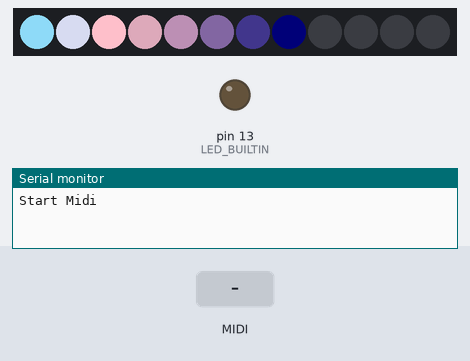
This sketch was run on a simulated Arduino Uno, built with avr-gcc and run on an emulated ATmega328P. Shown: 12 RGB LEDs in strip order, left to right, output pins drawn as LEDs (lit = HIGH), the last lines printed to the serial monitor. Inputs (shaded band) come from the test bench. MIDI output is not drawn.

Above: at 1.2 s.
1.3 s: MIDI note 36 received
At 1.45 s:
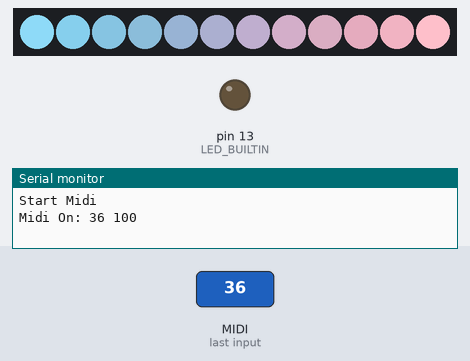
At 1.9 s:
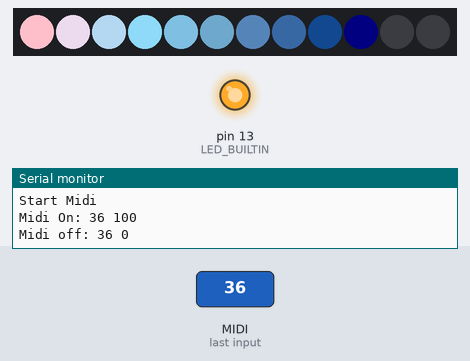
3.8 s: MIDI note 48 received
At 3.9 s:
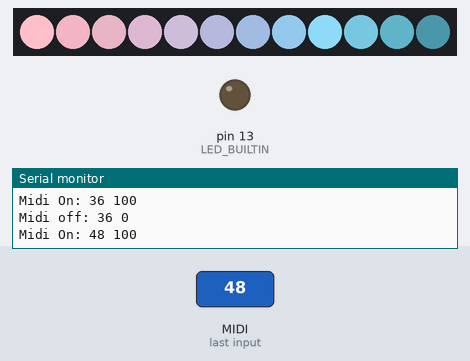
Timing chart, 0 to 6.8 s (numbered marks = the images above; inputs shaded):
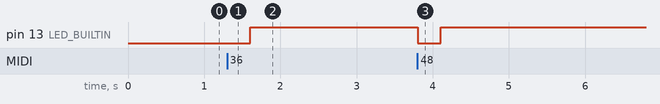

Measured:
- after the input at 1.3 s, pin 13 (LED_BUILTIN): LOW → HIGH after 0.30 s
- after the input at 3.8 s, pin 13 (LED_BUILTIN): HIGH → LOW at once, → HIGH 0.30 s later

The sketch:

arduino-midi.ino
```cpp
#include <FastLED.h>
#include <EEPROM.h>
#include <MIDI.h>

//Create an instance of the library with default name, serial port and settings
MIDI_CREATE_DEFAULT_INSTANCE();
int currentCC = 25;
int currentCCAddress = 0;
bool doBreak = false;

// LED Setup
#define NUM_LEDS 12
#define DATA_PIN 6
CRGB leds[NUM_LEDS];
#define FASTLED_ALLOW_INTERRUPTS 0;

unsigned long now = 0;

void setup() {

  // Setup debugging serial and in build LED
  Serial.begin(9600);
  Serial.println("Start Midi");
  pinMode(LED_BUILTIN, OUTPUT);

  // Restore variables
  currentCC = EEPROM.read(currentCCAddress);

  // Initialize the Midi Library.
  MIDI.begin(MIDI_CHANNEL_OMNI);

  // Handle midi events
  MIDI.setHandleNoteOn(MyHandleNoteOn);
  MIDI.setHandleNoteOff(MyHandleNoteOff);
  MIDI.setHandleControlChange(HandleControlChange);

  // Setup Leds
  FastLED.addLeds<NEOPIXEL, DATA_PIN>(leds, NUM_LEDS);

}

CRGB getColor () {
  CRGB color = CRGB::Blue;
  switch (currentCC) {
    case 25:
      color = CRGB::LightSeaGreen;
      break;
    case 22:
      color = CRGB::DarkOrange;
      break;
    case 24:
      color = CRGB::Blue;
      break;
    case 26:
      color = CRGB::Purple;
      break;
    default:
      color = CRGB::Pink;
      break;
  }
  return color;
}

void loop() {
  MIDI.read();

  uint8_t sinBeat1 = beatsin8(60, 0, NUM_LEDS - 1, 0, 0);
  uint8_t sinBeat2 = beatsin8(15, 0, NUM_LEDS - 1, 0,255/2);

  blur1d(leds, NUM_LEDS, 350);

  leds[sinBeat1] = getColor();
  leds[sinBeat2] = CRGB::SkyBlue;

  EVERY_N_MILLISECONDS(1) {
    for (int i = 0; i < 5; i++) {
      //blur1d(leds, NUM_LEDS, 150);
    }
  }

  fadeToBlackBy(leds, NUM_LEDS, 2);

  FastLED.show();
}

/*
 * Handle Midi Note On event
 */
void MyHandleNoteOn(byte chanel, byte pitch, byte velocity) {
  Serial.print("Midi On: ");
  Serial.print(pitch);
  Serial.print(" ");
  Serial.println(velocity);

  digitalWrite(LED_BUILTIN, LOW);
}

/*
 * Handle Midi Note Off event
 */
void MyHandleNoteOff(byte chanel, byte pitch, byte velocity) {
  Serial.print("Midi off: ");
  Serial.print(pitch);
  Serial.print(" ");
  Serial.println(velocity);

  digitalWrite(LED_BUILTIN, HIGH);
}

/*
 * Handle Midi Control Change
 */
void HandleControlChange(byte chanel, byte number, byte value) {
  Serial.print("Control Change: ");
  Serial.println(number);

  currentCC = number;
  digitalWrite(LED_BUILTIN, LOW);
  delay(100);
  digitalWrite(LED_BUILTIN, HIGH);

  EEPROM.write(currentCCAddress, currentCC);
}

/*
 * Handle Midi Program Change
 */
void HandleProgramChange(byte chanel, byte number, byte value) {
  Serial.print("Program Change: ");
  Serial.println(number);

  digitalWrite(LED_BUILTIN, LOW);
  delay(100);
  digitalWrite(LED_BUILTIN, HIGH);
}
```
